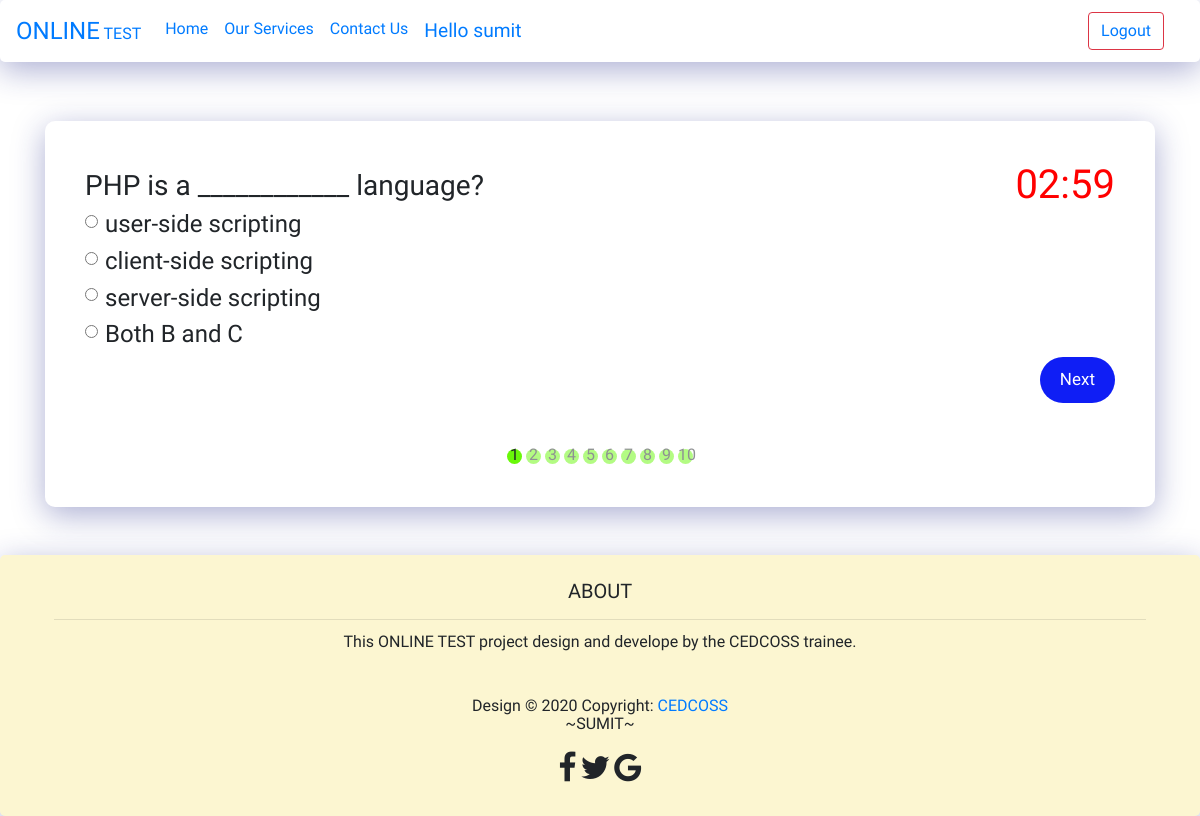
The app's page /question.php?id=1 (signed in) with its own data.
### tables this page shows
CREATE TABLE `question` (
  `id` int(10) NOT NULL,
  `question` varchar(255) NOT NULL,
  `option1` varchar(100) NOT NULL,
  `option2` varchar(100) NOT NULL,
  `option3` varchar(100) NOT NULL,
  `option4` varchar(100) NOT NULL,
  `answer` varchar(100) NOT NULL,
  `sub_id` int(10) NOT NULL
);

### question.php (the view, shortened to what this page needs)
<?php
$sub_id=$_GET['id'];
include 'connection.php';
$sql="SELECT * FROM `question` WHERE `sub_id`='$sub_id'";
$query=mysqli_query($conn,$sql);
?>
<!doctype html>
<html lang="en">
  <head>
    <link rel="stylesheet" href="https://cdn.jsdelivr.net/npm/bootstrap@4.6.0/dist/css/bootstrap.min.css">
    <link rel="stylesheet" href="style.css">
    <link rel="stylesheet" href="https://cdnjs.cloudflare.com/ajax/libs/font-awesome/4.7.0/css/font-awesome.min.css" />
  </head>
  <body  onLoad="countdown()">
  <?php include 'userheader.php' ?>
  <div class="container-fluid bg">
        <div class="container log">
            <form id="regForm" action="answer.php" method="post">
                <h1><span class="mb-5" style="float:right;color:red" id="time">00:00</span></h1>
                <?php $count=0; while($row= mysqli_fetch_array($query)){$count++; ?>
                <div class="tab">
                    <h3><?php echo $row['question'];?></h3>
                    <div class="form-check">
                        <input class="form-check-input" type="radio" name="answer<?php echo $count; ?>" id="flexRadioDefault1" value="option1">
                        <label class="form-check-label" for="flexRadioDefault1">
                        <h4><?php echo $row['option1'];?></h4>
                        </label>
                    </div>
                    <div class="form-check">
                        <input class="form-check-input" type="radio" name="answer<?php echo $count; ?>" id="flexRadioDefault1" value="option2" >
                        <label class="form-check-label" for="flexRadioDefault1">
                        <h4><?php echo $row['option2'];?></h4>
                        </label>
                    </div>
                    <div class="form-check">
                        <input class="form-check-input" type="radio" name="answer<?php echo $count; ?>" id="flexRadioDefault1" value="option3" >
                        <label class="form-check-label" for="flexRadioDefault1">
                        <h4><?php echo $row['option3'];?></h4>
                        </label>
                    </div>
                    <div class="form-check">
                        <input class="form-check-input" type="radio" name="answer<?php echo $count; ?>" id="flexRadioDefault1" value="option4" >
                        <label class="form-check-label" for="flexRadioDefault1">
                        <h4><?php echo $row['option4'];?></h4>
                        </label>
                    </div>
                </div>
                    <?}?>
                <div style="overflow:auto;">
                    <div style="float:right;" >
                    <button type="button" id="nextBtn" onclick="nextPrev(1)">Next</button>
                    </div>
                </div>
                <div style="text-align:center;margin-top:40px;">
                <?php for($i=1;$i<=$count;$i++){
                    echo'<span class="step"><p>'.$i.'</p></span>';
                 } ?>
                </div>
                </form>
        </div>
    </div>
    <?php include 'footer.php' ?>
  </body>
</html>

### style.css (style rules this page uses)
body { background-image: url('https://media.istockphoto.com/photos/yellow-background-picture-id1032083272?k=6&m=1032083272&s=612x612&w=0&h=UfQGfNpNfFtsH0-WKb-QT7wydzdXB7yTY5Hc9iWm_l4='); background-size: cover; background-repeat: no-repeat; font-family: 'Yusei Magic', sans-serif; }
.log { margin-top:5%; }
#regForm { background: rgba(255, 255, 255, 0.25); box-shadow: 0 8px 32px 0 rgba(31, 38, 135, 0.37); backdrop-filter: blur(6px); -webkit-backdrop-filter: blur(6px); border-radius: 10px; margin: auto; padding: 40px; min-width: 300px; }
h1 { text-align: center; }
.tab { display: none; }
button { background-color: #0f1ef5; color: #ffffff; border: none; padding: 10px 20px; font-size: 17px; cursor: pointer; border-radius:30px; }
.step { height: 15px; width: 15px; margin: 0 2px; background-color: #69f809; border: none; border-radius: 50%; display: inline-block; opacity: 0.5; position: relative; }
p { margin-top: -6px; margin-bottom: 1rem; }
.step.active { opacity: 1; }

### records on screen
question: question "PHP is a ____________ language?", option1 "user-side scripting", option2 "client-side scripting", option3 "server-side scripting", option4 "Both B and C"

### other values on screen
$name "Hello sumit"
